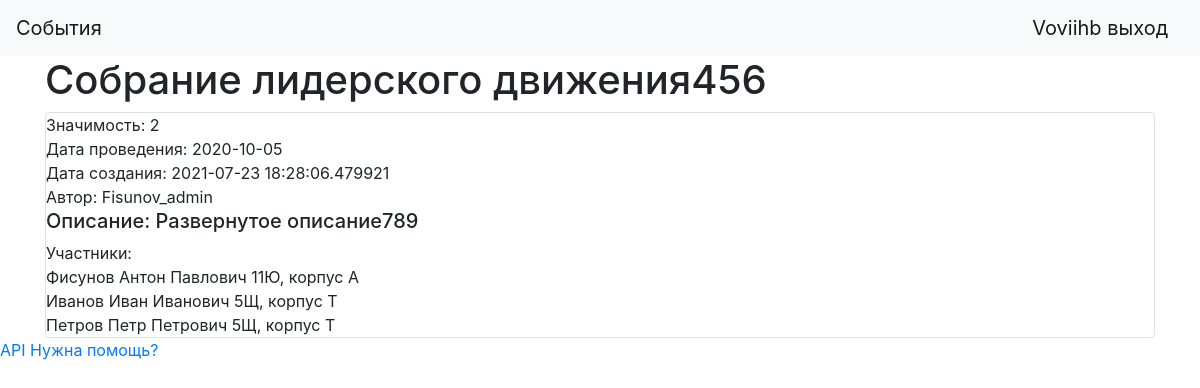
The page /event/1 (signed in) on the database its author committed.
### data/users.py (models this page shows, shortened)
class User(SqlAlchemyBase, UserMixin):
    __tablename__ = 'users'
    id = sqlalchemy.Column(sqlalchemy.Integer, primary_key=True, autoincrement=True)
    name = sqlalchemy.Column(sqlalchemy.String, nullable=True)
    about = sqlalchemy.Column(sqlalchemy.String, nullable=True)
    email = sqlalchemy.Column(sqlalchemy.String, index=True, unique=True, nullable=True)
    role = sqlalchemy.Column(sqlalchemy.Integer)
    hashed_password = sqlalchemy.Column(sqlalchemy.String, nullable=True)
    cart = sqlalchemy.Column(sqlalchemy.String, default="{}")
    balance = sqlalchemy.Column(sqlalchemy.Integer, default=0)
    created_date = sqlalchemy.Column(sqlalchemy.DateTime, default=datetime.datetime.now)

### data/events.py (models this page shows, shortened)
class Events(SqlAlchemyBase, SerializerMixin):
    __tablename__ = 'events'
    id = sqlalchemy.Column(sqlalchemy.Integer, primary_key=True, autoincrement=True)
    event_name = sqlalchemy.Column(sqlalchemy.String)
    event_date = sqlalchemy.Column(sqlalchemy.Date, default="2020-10-10")
    event_add_date = sqlalchemy.Column(sqlalchemy.DateTime, default=datetime.datetime.now)
    author_id = sqlalchemy.Column(sqlalchemy.Integer, sqlalchemy.ForeignKey("users.id"))
    author = orm.relationship('User', foreign_keys="Events.author_id", backref="events")
    value = sqlalchemy.Column(sqlalchemy.Integer, default=1)
    ids = sqlalchemy.Column(sqlalchemy.String, default="[]")
    annotation = sqlalchemy.Column(sqlalchemy.String)

### data/students.py (models this page shows, shortened)
class Students(SqlAlchemyBase, UserMixin):
    __tablename__ = 'students'
    id = sqlalchemy.Column(sqlalchemy.Integer, primary_key=True, autoincrement=True)
    name = sqlalchemy.Column(sqlalchemy.String, nullable=True)
    class_num = sqlalchemy.Column(sqlalchemy.Integer, nullable=True, default=5)
    campus = sqlalchemy.Column(sqlalchemy.CHAR, nullable=True, default='Т')
    class_letter = sqlalchemy.Column(sqlalchemy.CHAR, nullable=True)
    exp_amount = sqlalchemy.Column(sqlalchemy.Integer)
    rating_points = sqlalchemy.Column(sqlalchemy.Integer)
    rating_place = sqlalchemy.Column(sqlalchemy.Integer)
    role = sqlalchemy.Column(sqlalchemy.String)
    skin_id = sqlalchemy.Column(sqlalchemy.Integer)
    available_skins = sqlalchemy.Column(sqlalchemy.String)
    hashed_password = sqlalchemy.Column(sqlalchemy.String, nullable=True)
    last_visit = sqlalchemy.Column(sqlalchemy.DateTime)
    def __repr__(self):
        return f'{self.name}  {self.class_num}{self.class_letter}, корпус {self.campus}'

### main.py (the view)
@app.route('/event/<int:id>', methods=['GET', 'POST'])
def product_page(id):
    db_sess = db_session.create_session()
    event = db_sess.query(Events).filter((Events.id == id)).first()
    students = []
    for i in eval(event.ids):
        student = db_sess.query(Students).filter((Students.id == i)).first()
        students.append(student)
    return render_template("event.html", item=event, title="Просмотр карточки события", students=students)

### data/db_session.py (called while the page is built)
def create_session() -> Session:
    global __factory
    return __factory()

### main.py (called while the page is built)
@login_manager.user_loader
def load_user(user_id):
    db_sess = db_session.create_session()
    return db_sess.query(User).get(user_id)

### templates/event.html
{% extends "base.html" %}
{% block content %}
<h1>{{item.event_name}}</h1>
<div class="col-md6 border rounded">
    <div>Значимость: {{item.value}}</div>
    <div>Дата проведения: {{ item.event_date }}</div>
    <div>Дата создания: {{ item.event_add_date }}</div>
    <div>Автор: {{ item.author.name }}</div>
    <div><h5>Описание: {{ item.annotation }}</h5></div>
    <div>Участники:</div>
    {% for student in students %}
        <div>{{student}}</div>
    {% endfor %}
</div>
{% endblock %}

### templates/base.html (shortened to what this page needs)
<!doctype html>
<html lang="en">
<head>
    <link rel="stylesheet" href="https://stackpath.bootstrapcdn.com/bootstrap/4.4.1/css/bootstrap.min.css">
</head>
  <body>
    <header>
        <nav class="navbar navbar-light bg-light">
        <a class="navbar-brand" href="/main">События</a>
        {% if current_user.is_authenticated %}
            <a class="navbar-brand" href="/logout">{{ current_user.name }} выход</a>
        {% else %}
            <p>
                <a class="btn btn-primary " href="/register">Зарегистрироваться</a>
                <a class="btn btn-success" href="/login">Войти</a>
            </p>
        {% endif %}
    </nav>
    </header>
    <main role="main" class="container">
        {% block content %}{% endblock %}
    </main>
    <a href="/api">API</a>
    <a href="/support">Нужна помощь?</a>
  </body>
</html>

### rows shown on the page
User: name "Voviihb"
Events: event_name "Собрание лидерского движения456", value "2", event_date "2020-10-05", event_add_date "2021-07-23 18:28:06.479921", annotation "Развернутое описание789"
User: author.name "Fisunov_admin"
Students: name+class_num+class_letter "Фисунов Антон Павлович 11Ю, корпус А"
Students: name+class_num+class_letter "Иванов Иван Иванович 5Щ, корпус Т"
Students: name+class_num+class_letter "Петров Петр Петрович 5Щ, корпус Т"
